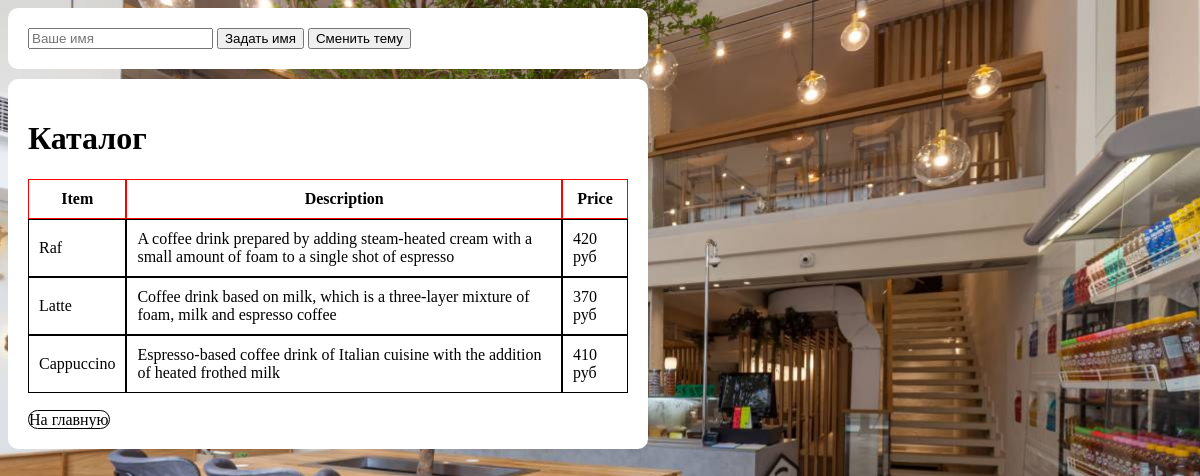
Page /apache-php/src/catalogue.php on the committed database.
### tables this page shows
CREATE TABLE IF NOT EXISTS drinks (
    ID INT(10) NOT NULL AUTO_INCREMENT,
    title VARCHAR(32) NOT NULL UNIQUE,
    description VARCHAR(256) NOT NULL,
    cost INT(6) NOT NULL,
    PRIMARY KEY (ID)
);

### apache-php/src/catalogue.php (the view, shortened to what this page needs)
<!DOCTYPE html>
<html lang="ru">
<head>
</head>
<body>
    <div id="wblock">
        <h1>Каталог</h1>
        <?php
        $mysqli = openmysqli();
        $mysqli->set_charset('utf8mb4');
        $result = $mysqli->query("select * from " . 'drinks');
        ?>
        <table cellspacing="0" , style="width:100%">
            <tr>
                <th>Item</th>
                <th>Description</th>
                <th>Price</th>
            </tr>
            <?php if ($result->num_rows > 0) foreach ($result as $drink) {
                echo "
            <tr>
                <td>" . $drink['title'] . "</td>
                <td>" . $drink['description'] . "</td>
                <td>" . $drink['cost'] . " руб</td>
            </tr>
            ";
            }
            else echo ''; ?>
        </table>
        <br><a href="index.html">На главную</a>
    </div>
</body>
</html>

### rows in the picture
drinks: title "Raf", description "A coffee drink prepared by adding steam-heated cream with a small amount of foam to a single shot of espresso", cost "420"
drinks: title "Latte", description "Coffee drink based on milk, which is a three-layer mixture of foam, milk and espresso coffee", cost "370"
drinks: title "Cappuccino", description "Espresso-based coffee drink of Italian cuisine with the addition of heated frothed milk", cost "410"
